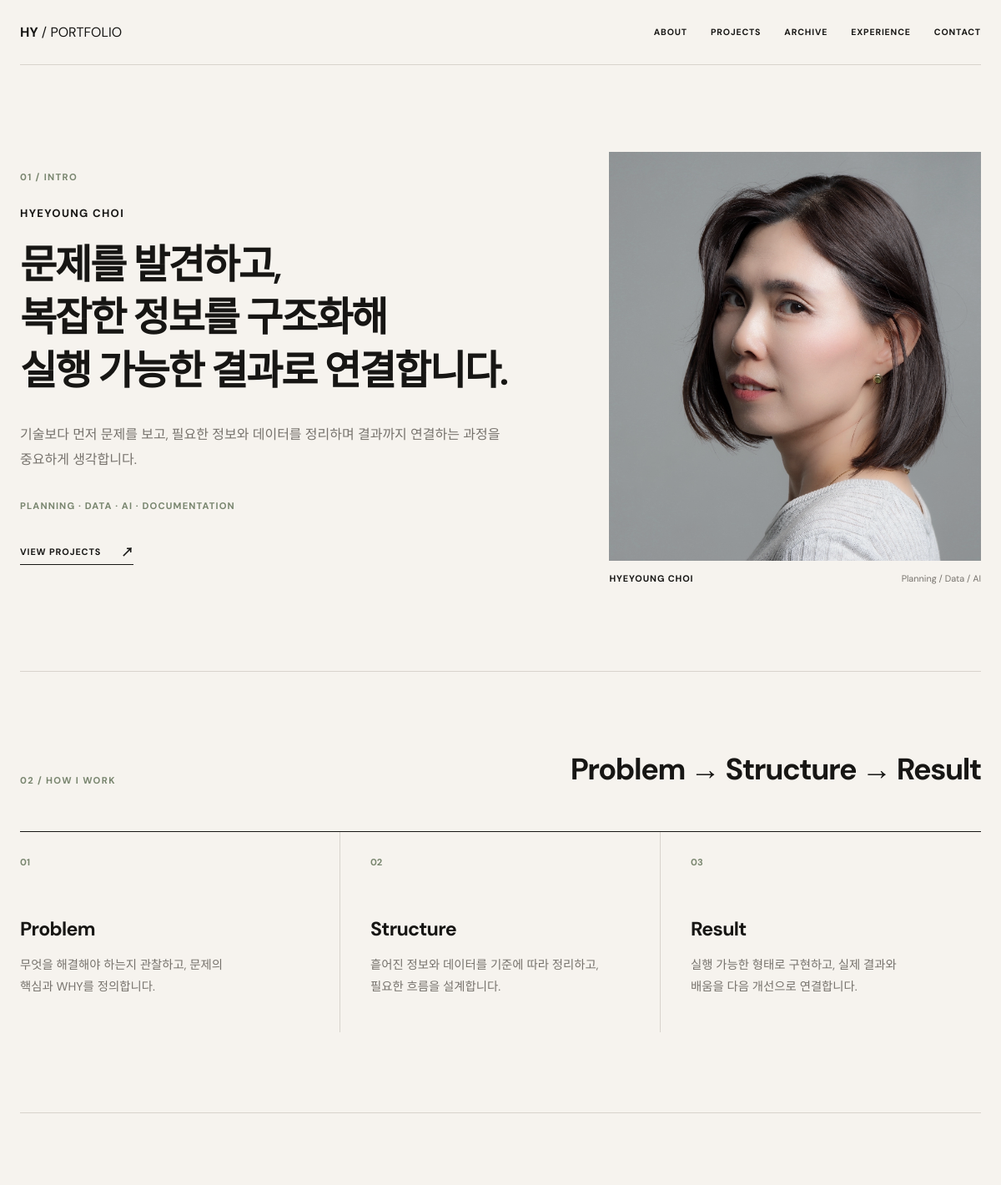
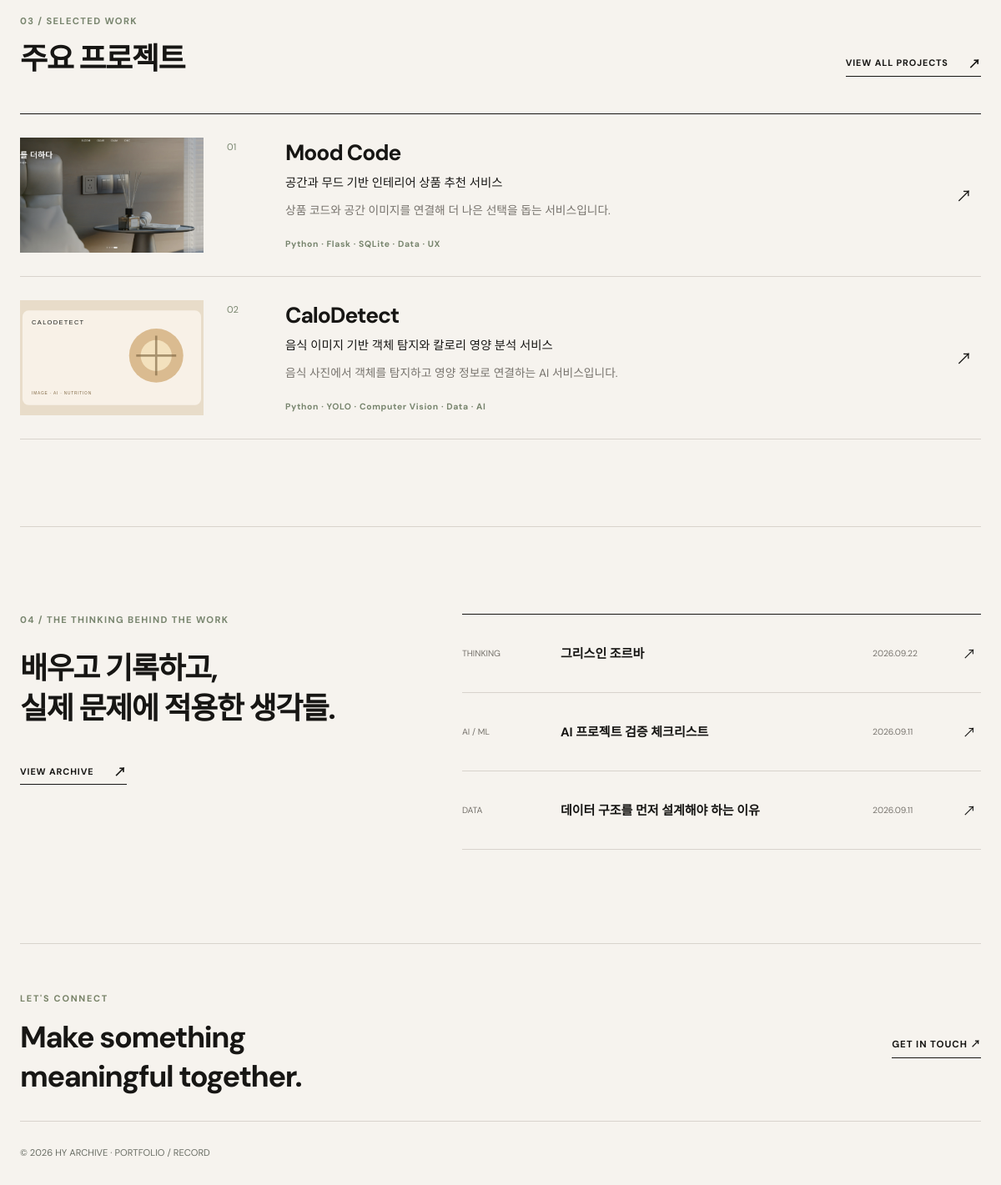
The page / on the database its author committed (2 pictures, top to bottom).
### models.py (models this page shows)
class TimestampMixin:
    created_at = db.Column(db.DateTime, default=datetime.utcnow)
    updated_at = db.Column(db.DateTime, default=datetime.utcnow, onupdate=datetime.utcnow)

class Project(TimestampMixin, db.Model):
    id = db.Column(db.Integer, primary_key=True)
    title = db.Column(db.String(160), nullable=False)
    subtitle = db.Column(db.String(240))
    description = db.Column(db.Text)
    problem = db.Column(db.Text)
    role = db.Column(db.Text)
    process = db.Column(db.Text)
    action = db.Column(db.Text)
    trouble = db.Column(db.Text)
    solution = db.Column(db.Text)
    result = db.Column(db.Text)
    insight = db.Column(db.Text)
    tech_stack = db.Column(db.String(400))
    thumbnail = db.Column(db.String(240))
    github_url = db.Column(db.String(240), default="#")
    notion_url = db.Column(db.String(240), default="#")

class Archive(TimestampMixin, db.Model):
    id = db.Column(db.Integer, primary_key=True)
    title = db.Column(db.String(200), nullable=False)
    category = db.Column(db.String(80), nullable=False)
    summary = db.Column(db.Text)
    content = db.Column(db.Text)
    tags = db.Column(db.String(400))
    thumbnail = db.Column(db.String(400))
    source_type = db.Column(db.String(80))
    source_url = db.Column(db.String(400))
    is_featured = db.Column(db.Boolean, default=False, nullable=False)
    is_pinned = db.Column(db.Boolean, default=False, nullable=False)
    view_count = db.Column(db.Integer, default=0, nullable=False)
    like_count = db.Column(db.Integer, default=0, nullable=False)
    recommendation_count = db.Column(db.Integer, default=0, nullable=False)
    comments = db.relationship("RecordComment", backref="record", cascade="all, delete-orphan", lazy=True)

### app.py (the view)
@app.route("/")
def home():
    return render_template("home-reference.html", projects=Project.query.order_by(Project.id).all(), experiences=Experience.query.order_by(Experience.sort_order).all(), skills=Skill.query.order_by(Skill.category, Skill.sort_order).all(), archives=Archive.query.order_by(Archive.created_at.desc()).limit(5).all())

### app.py (called while the page is built)
@app.context_processor
def globals_for_templates():
    return {"profile": Profile.query.first(), "project_count": Project.query.count(), "archive_count": Archive.query.count(), "skill_count": Skill.query.count()}

@app.before_request
def protect_admin():
    if request.path.startswith("/admin") and request.endpoint != "admin_login" and not session.get("admin"): return redirect(url_for("admin_login"))

### templates/home-reference.html (shortened to what this page needs)
{% extends 'base.html' %}
{% block body_class %}home-page{% endblock %}
{% block head %}<link rel="stylesheet" href="{{ url_for('static', filename='css/home-reference.css') }}">{% endblock %}
{% block content %}
<main class="editorial-home">
  <section class="home-section intro-section" id="about" aria-labelledby="intro-title">
    <div class="intro-copy">
      <p class="section-label">01 / INTRO</p>
      <p class="person-name">HYEYOUNG CHOI</p>
      <h1 id="intro-title">문제를 발견하고, <br>복잡한 정보를 구조화해 <br>실행 가능한 결과로 연결합니다.</h1>
      <p class="intro-description">기술보다 먼저 문제를 보고, 필요한 정보와 데이터를 정리하며 결과까지 연결하는 과정을 중요하게 생각합니다.</p>
      <p class="intro-fields">PLANNING · DATA · AI · DOCUMENTATION</p>
      <a class="text-action" href="#projects">VIEW PROJECTS <span>↗</span></a>
    </div>
    <figure class="profile-figure">
      <div class="profile-image">
        <img src="{{ url_for('profile_image') }}" onerror="this.onerror=null;this.src='{{ url_for('static', filename='images/hy.jpg') }}';" alt="최혜영 프로필 사진">
      </div>
      <figcaption><strong>HYEYOUNG CHOI</strong><span>Planning / Data / AI</span></figcaption>
    </figure>
  </section>
  <section class="home-section process-section" id="experience" aria-labelledby="process-title">
    <header class="section-heading">
      <p class="section-label">02 / HOW I WORK</p>
      <h2 id="process-title">Problem → Structure → Result</h2>
    </header>
    <div class="process-list">
      <article><span>01</span><h3>Problem</h3><p>무엇을 해결해야 하는지 관찰하고, 문제의 핵심과 WHY를 정의합니다.</p></article>
      <article><span>02</span><h3>Structure</h3><p>흩어진 정보와 데이터를 기준에 따라 정리하고, 필요한 흐름을 설계합니다.</p></article>
      <article><span>03</span><h3>Result</h3><p>실행 가능한 형태로 구현하고, 실제 결과와 배움을 다음 개선으로 연결합니다.</p></article>
    </div>
  </section>
  <section class="home-section work-section" id="projects" aria-labelledby="work-title">
    <header class="section-heading heading-row">
      <div><p class="section-label">03 / SELECTED WORK</p><h2 id="work-title">주요 프로젝트</h2></div>
      <a class="text-action" href="{{ url_for('projects') }}">VIEW ALL PROJECTS <span>↗</span></a>
    </header>
    <div class="project-list">
      {% for project in projects[:3] %}
      <article class="project-item">
        <a class="project-thumb" href="{{ url_for('project_detail', project_id=project.id) }}" aria-label="{{ project.title }} 상세 보기">
          {% if project.thumbnail %}<img src="{{ project.thumbnail }}" alt="{{ project.title }} 프로젝트 이미지">{% else %}<span>{{ project.title[:2] }}</span>{% endif %}
        </a>
        <span class="project-number">0{{ loop.index }}</span>
        <div class="project-copy">
          <h3><a href="{{ url_for('project_detail', project_id=project.id) }}">{{ project.title }}</a></h3>
          {% if project.subtitle %}<p class="project-subtitle">{{ project.subtitle }}</p>{% endif %}
          <p class="project-description">{{ project.description }}</p>
          <span class="project-stack">{{ project.tech_stack|replace(' / ', ' · ') }}</span>
        </div>
        <a class="project-link" href="{{ url_for('project_detail', project_id=project.id) }}" aria-label="{{ project.title }} 상세 보기">↗</a>
      </article>
      {% else %}<p class="empty-state">프로젝트를 준비하고 있습니다.</p>{% endfor %}
    </div>
  </section>
  <section class="home-section archive-section" aria-labelledby="archive-title">
    <div class="archive-intro">
      <p class="section-label">04 / THE THINKING BEHIND THE WORK</p>
      <h2 id="archive-title">배우고 기록하고,<br>실제 문제에 적용한 생각들.</h2>
      <a class="text-action" href="{{ url_for('records') }}">VIEW ARCHIVE <span>↗</span></a>
    </div>
    <div class="archive-list-home">
      {% for item in archives[:3] %}
      <a href="{{ url_for('record_detail', record_id=item.id) }}">
        <span class="archive-category">{{ item.category }}</span>
        <strong>{{ item.title }}</strong>
        <time>{{ item.created_at.strftime('%Y.%m.%d') }}</time>
        <b aria-hidden="true">↗</b>
      </a>
      {% else %}<p class="empty-state">새로운 기록을 준비하고 있습니다.</p>{% endfor %}
    </div>
  </section>
</main>
{% endblock %}

### static/css/style.css (style rules this page uses)
:root { --bg:#f7f5ef;--surface:#fff;--soft:#efede4;--text:#20231f;--muted:#696d64;--olive:#778267;--dark:#606c54;--border:#dddccf }
* { box-sizing:border-box }
html { scroll-behavior:smooth }
body { margin:0;background:var(--bg);color:var(--text);font-family:'DM Sans','Noto Sans KR',sans-serif }
a { color:inherit;text-decoration:none }

### rows shown on the page
Project: thumbnail (picture), title "Mood Code", subtitle "공간과 무드 기반 인테리어 상품 추천 서비스", description "상품 코드와 공간 이미지를 연결해 더 나은 선택을 돕는 서비스입니다.", tech_stack "Python · Flask · SQLite · Data · UX"
Project: thumbnail (picture), title "CaloDetect", subtitle "음식 이미지 기반 객체 탐지와 칼로리 영양 분석 서비스", description "음식 사진에서 객체를 탐지하고 영양 정보로 연결하는 AI 서비스입니다.", tech_stack "Python · YOLO · Computer Vision · Data · AI"
Archive: category "THINKING", title "그리스인 조르바", created_at "2026.09.22"
Archive: category "AI / ML", title "AI 프로젝트 검증 체크리스트", created_at "2026.09.11"
Archive: category "DATA", title "데이터 구조를 먼저 설계해야 하는 이유", created_at "2026.09.11"
